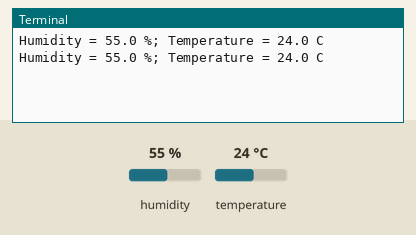
Simulated run of this program. Board: Raspberry Pi (BCM pin numbers). Parts: the last lines printed to the terminal. The inputs (shaded band) are chosen by the test bench; at power-on: humidity 55 %, temperature 24 °C.

Above: at 1.2 s.
1.3 s: humidity set to 22 %
At 2.0 s:
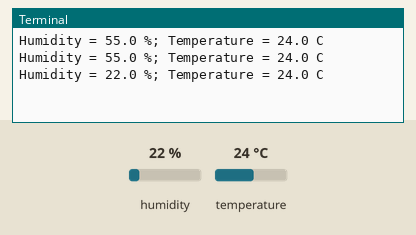
2.8 s: temperature set to 12 °C
At 3.6 s:
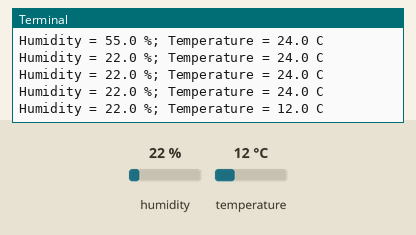
4.3 s: humidity set to 40 %
At 4.3 s:
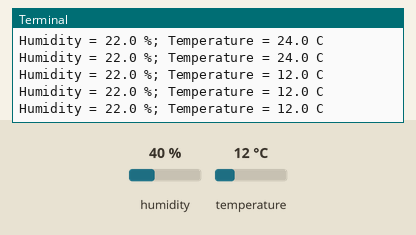
Timing chart, 0 to 7.3 s (numbered marks = the images above; inputs shaded):
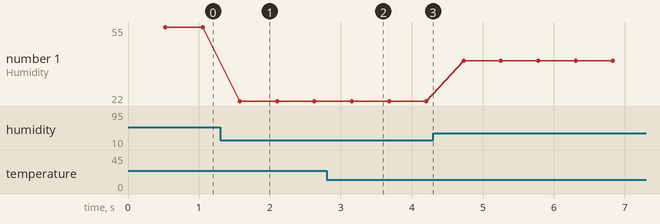

Measured:
- after the input at 1.3 s, the terminal: prints a new line after 0.28 s (image 1)
- after the input at 2.8 s, the terminal: prints a new line after 0.35 s (image 2)
- plotted number 1: 55 → 22 after the input at 1.3 s, 22 → 40 after the input at 4.3 s

The program:

dht11.py
```python
#!/usr/bin/python

import Adafruit_DHT


while True:
    humidity, temperature = Adafruit_DHT.read_retry(11, 27)  # GPIO27 (BCM notation)
    print ("Humidity = {} %; Temperature = {} C".format(humidity, temperature))
```
